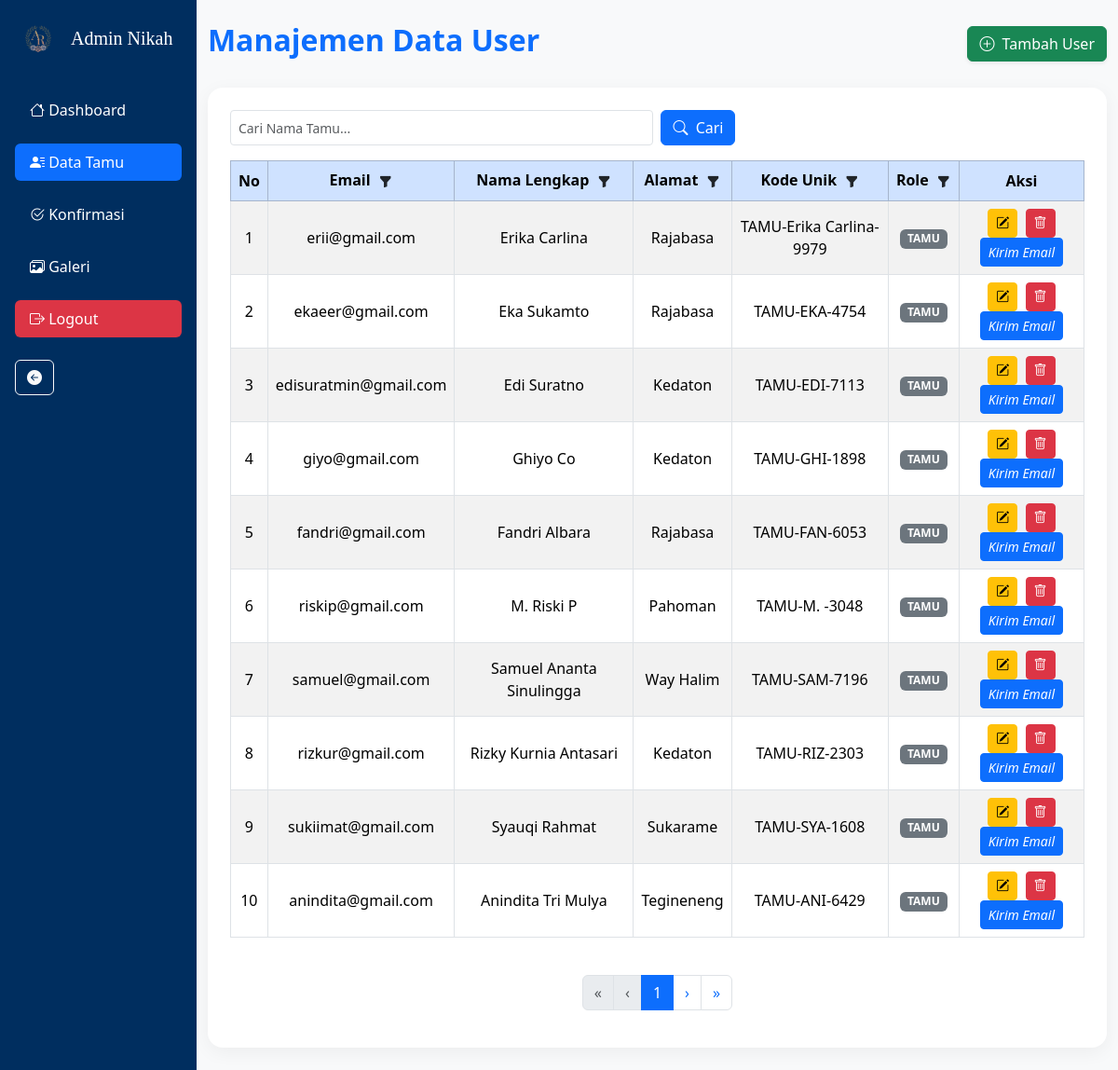
The app's page /admin/tamu.php, older data.
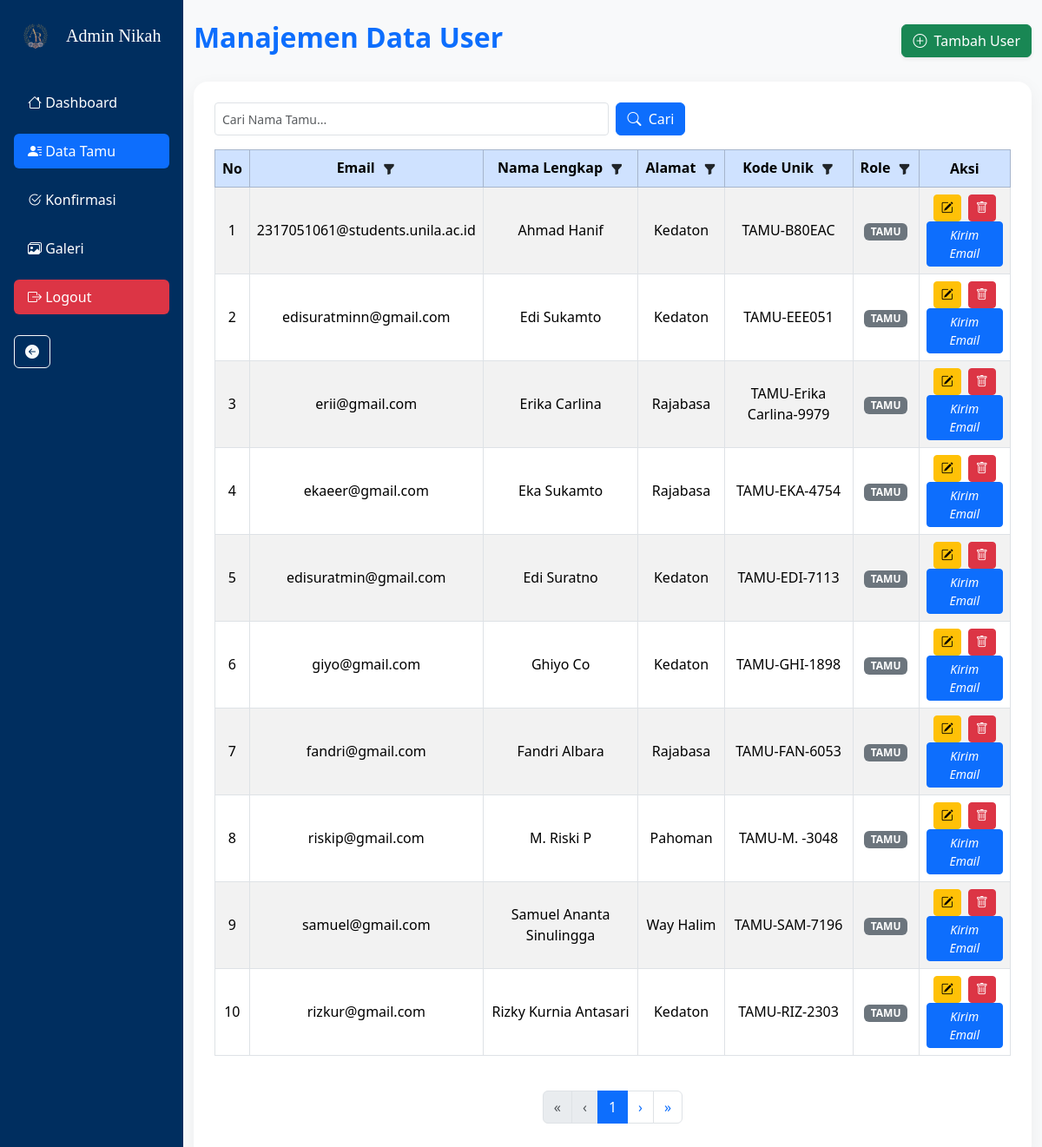
The same page, newer data.
### tables this page shows
CREATE TABLE `users` (
  `id` int NOT NULL,
  `nama` varchar(100) DEFAULT NULL,
  `email` varchar(100) DEFAULT NULL,
  `password` varchar(255) DEFAULT NULL,
  `role` enum('admin','tamu') DEFAULT NULL,
  `kode_unik` varchar(50) DEFAULT NULL,
  `alamat` varchar(100) DEFAULT NULL
);

### admin/tamu.php (the view, shortened to what the changed rows need)
<?php include("../includes/db.php"); ?>
<!DOCTYPE html>
<html lang="en">
<head>
  <link href="https://cdn.jsdelivr.net/npm/bootstrap@5.3.6/dist/css/bootstrap.min.css" rel="stylesheet">
  <link href="https://cdn.jsdelivr.net/npm/bootstrap-icons@1.10.5/font/bootstrap-icons.css" rel="stylesheet">
  <link href="https://cdnjs.cloudflare.com/ajax/libs/font-awesome/6.0.0/css/all.min.css" rel="stylesheet">
</head>
<body>
  <?php include "../asset/sidebar.php"; ?>
  <div class="container py-4">
    <div class="d-flex justify-content-between align-items-center mb-4">
      <h2 class="fw-bold text-primary">Manajemen Data User</h2>
    </div>
    <div class="card card-custom p-4">
      <div class="table-responsive">
        <table class="table table-bordered table-hover align-middle table-striped">
          <thead class="table-primary text-center align-middle">
            <tr>
              <th>No</th>
              <th class="position-relative">
                Email
                <button type="button" class="btn btn-sm p-0 ms-1" data-bs-toggle="dropdown" aria-expanded="false">
                  <i class="bi bi-funnel-fill"></i>
                </button>
              </th>
              <th class="position-relative">
                Nama Lengkap
                <button type="button" class="btn btn-sm p-0 ms-1" data-bs-toggle="dropdown" aria-expanded="false">
                  <i class="bi bi-funnel-fill"></i>
                </button>
              </th>
              <th class="position-relative">
                Alamat
                <button type="button" class="btn btn-sm p-0 ms-1" data-bs-toggle="dropdown" aria-expanded="false">
                  <i class="bi bi-funnel-fill"></i>
                </button>
              </th>
              <th class="position-relative">
                Kode Unik
                <button type="button" class="btn btn-sm p-0 ms-1" data-bs-toggle="dropdown" aria-expanded="false">
                  <i class="bi bi-funnel-fill"></i>
                </button>
              </th>
              <th class="position-relative">
                Role
                <button type="button" class="btn btn-sm p-0 ms-1" data-bs-toggle="dropdown" aria-expanded="false">
                  <i class="bi bi-funnel-fill"></i>
                </button>
              </th>
              <th>Aksi</th>
            </tr>
          </thead>
          <tbody>
            <?php
            $limit = 10;
            $page = isset($_GET['page']) ? (int) $_GET['page'] : 1;
            $offset = ($page - 1) * $limit;
            $role = "WHERE role IN ('tamu', 'admin')";
            $query = "SELECT * FROM users $role ORDER BY id DESC LIMIT $limit OFFSET $offset";
            $result = mysqli_query($conn, $query);
            $no = $offset + 1;
            while ($row = mysqli_fetch_assoc($result)) {
              echo "
                <tr class='text-center'>
                  <td>$no</td>
                  <td>{$row['email']}</td>
                  <td>{$row['nama']}</td>
                  <td>{$row['alamat']}</td>
                  <td>{$row['kode_unik']}</td>
                  <td><span class='badge bg-secondary text-uppercase'>{$row['role']}</span></td>
                  <td>
                    <button class='btn btn-warning btn-sm me-1' data-bs-toggle='modal' data-bs-target='#editTamu{$row['id']}'><i class='bi bi-pencil-square'></i></button>
                    <a href='crud-tamu/hapus.php?id={$row['id']}' class='btn btn-danger btn-sm' onclick='return confirm(\"Hapus data ini?\")'><i class='bi bi-trash'></i></a>
                    <a href='crud-tamu/kirim_email.php?id={$row['id']}' class='btn btn-primary btn-sm' target='_blank'><i class='bi bi-email'> Kirim Email</i></a>
                  </td>
                </tr>
              ";
              $no++;
            }
            ?>
          </tbody>
        </table>
      </div>
    </div>
  </div>
</body>
</html>

Row changes from the older to the newer data that the page shows:
no longer on this page (row unchanged): users: email "sukiimat@gmail.com", nama "Syauqi Rahmat", alamat "Sukarame", kode_unik "TAMU-SYA-1608", role "TAMU"
no longer on this page (row unchanged): users: email "anindita@gmail.com", nama "Anindita Tri Mulya", alamat "Tegineneng", kode_unik "TAMU-ANI-6429", role "TAMU"
added users: email "2317051061@students.unila.ac.id", nama "Ahmad Hanif", alamat "Kedaton", kode_unik "TAMU-B80EAC", role "TAMU"
added users: email "edisuratminn@gmail.com", nama "Edi Sukamto", alamat "Kedaton", kode_unik "TAMU-EEE051", role "TAMU"
